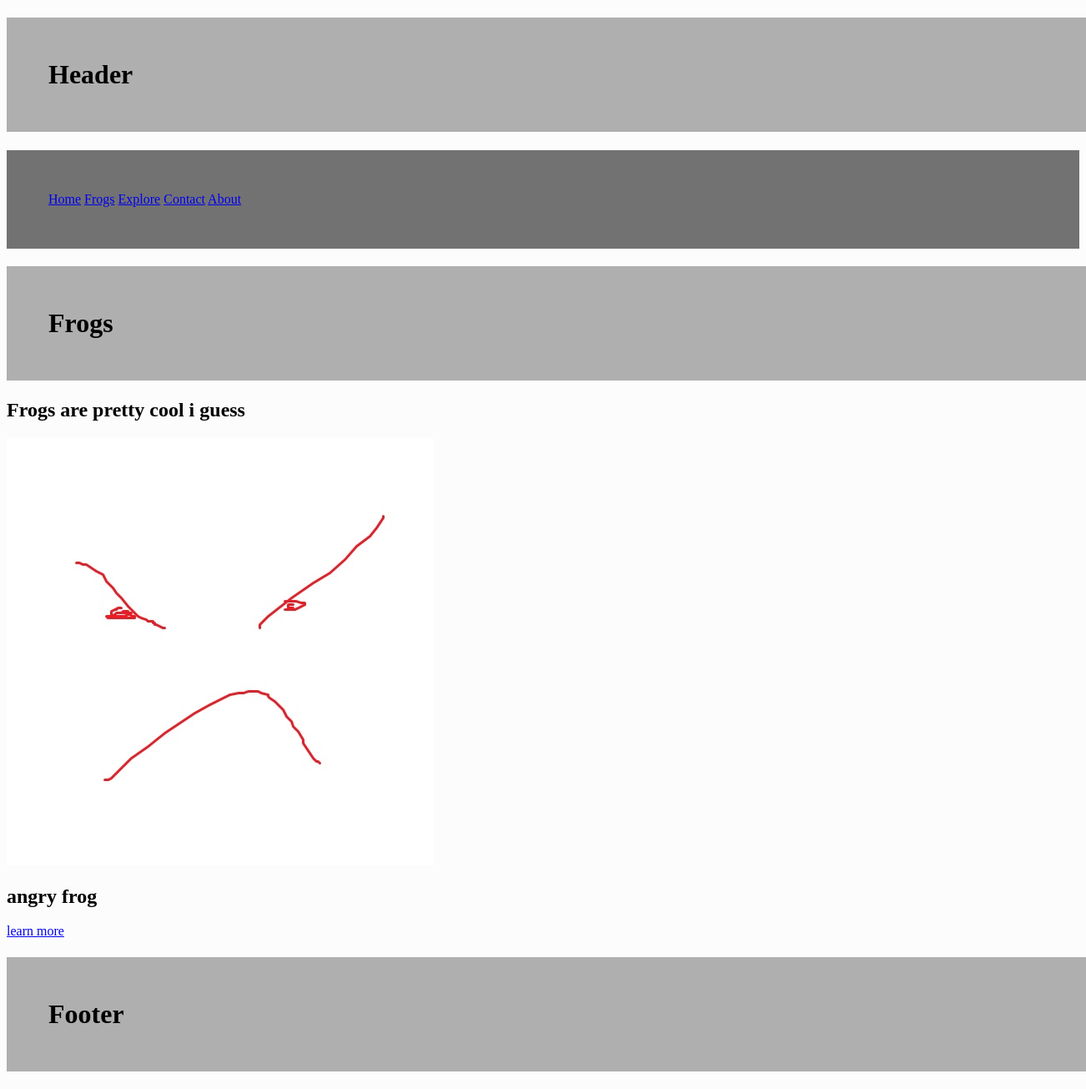
The page / on the database its author committed.
### tables this page shows
CREATE TABLE frogs (id INTEGER PRIMARY KEY AUTOINCREMENT, name TEXT, image TEXT, description TEXT);

### routes.py (the view)
@app.route('/')
def home():
    conn = sqlite3.connect('frog.db')
    cur = conn.cursor()
    cur.execute('SELECT id FROM frogs')   #gets list of possible ids that can be used
    ids = cur.fetchall()
    randint = random.choices(ids, k=2)   #selects random ids, k= number of ids selected
    id1 = randint[0]
    cur.execute('SELECT * FROM frogs WHERE id=?', id1)   #select frog which matches the id
    frog1 = cur.fetchone()
    conn.close()
    return render_template("home.html", title = "Home", frog=frog1)

### templates/home.html
{%extends "layout.html"%}
{%block content%}
<h1>Frogs</h1>
<h2>Frogs are pretty cool i guess</h2>
<img src = "{{frog[2]}}" />
<h2>{{frog[1]}}</h2>
<a href = "/frog/{{frog[0]}}"> learn more</a>
{%endblock%}

### static/css/style.css (style rules this page uses)
body { font-family: "Comic Sans MS"; background-color: rgb(252, 252, 252); color:rgb(0, 0, 0); }
h1 { padding:50px; width: 100%; background-color: rgb(175, 175, 175); }

### rows shown on the page
frogs: image (picture), name "angry frog"
